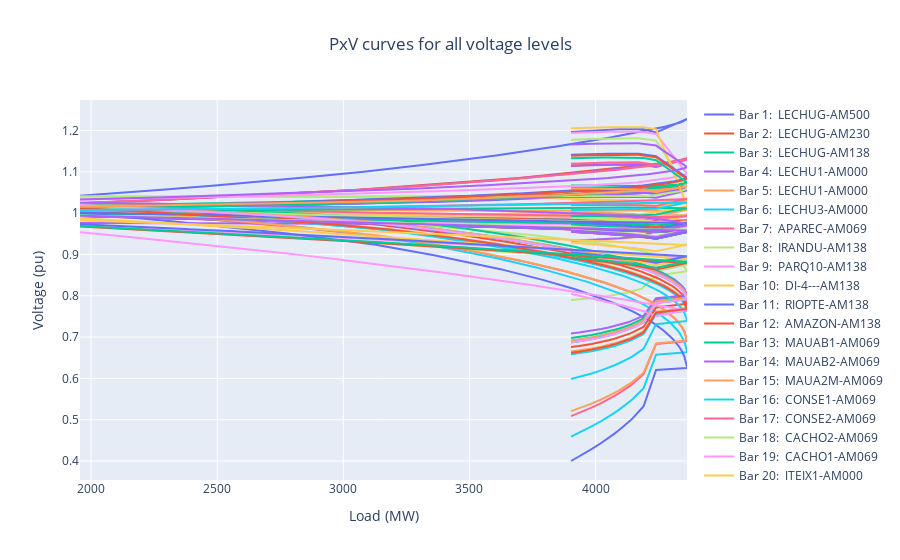

Notebook code cell kept with this figure:
### Markdown cell above
Plots

### Code cell
fig = go.Figure()

voltage_to_be_filtered = None

filtered_bars = filter_by_voltage(bars, voltage_to_be_filtered)

for index, bar in enumerate(filtered_bars):
    data = bar.df.T
    
    fig.add_trace(
        go.Scatter(x= data.values[0],
                   y= data.values[1],
                   mode= 'lines',
                   name= f'Bar {index + 1}: {bar.name}')
    )

fig.update_layout(
    xaxis_title= 'Load (MW)',
    yaxis_title= 'Voltage (pu)',
    title= f'PxV curves for all voltage levels' \
            if voltage_to_be_filtered == None \
            else f'PxV curves for {voltage_to_be_filtered}kV voltage level',
    title_x= 0.5
)

fig.show()

### Figure 1 — Plotly figure (JSON) as saved in the notebook; plotly's stock layout.template omitted (floating-point values rounded to 4 significant figures; data arrays with more than 128 entries replaced by an {"elided": "..."} marker saying what was removed)
{"data": [{"mode": "lines", "name": "Bar 1:  LECHUG-AM500", "type": "scatter", "x": {"elided": "269 float values"}, "y": {"elided": "269 float values"}}, {"mode": "lines", "name": "Bar 2:  LECHUG-AM230", "type": "scatter", "x": {"elided": "269 float values"}, "y": {"elided": "269 float values"}}, {"mode": "lines", "name": "Bar 3:  LECHUG-AM138", "type": "scatter", "x": {"elided": "269 float values"}, "y": {"elided": "269 float values"}}, {"mode": "lines", "name": "Bar 4:  LECHU1-AM000", "type": "scatter", "x": {"elided": "269 float values"}, "y": {"elided": "269 float values"}}, {"mode": "lines", "name": "Bar 5:  LECHU1-AM000", "type": "scatter", "x": {"elided": "269 float values"}, "y": {"elided": "269 float values"}}, {"mode": "lines", "name": "Bar 6:  LECHU3-AM000", "type": "scatter", "x": {"elided": "269 float values"}, "y": {"elided": "269 float values"}}, {"mode": "lines", "name": "Bar 7:  APAREC-AM069", "type": "scatter", "x": {"elided": "269 float values"}, "y": {"elided": "269 float values"}}, {"mode": "lines", "name": "Bar 8:  IRANDU-AM138", "type": "scatter", "x": {"elided": "269 float values"}, "y": {"elided": "269 float values"}}, {"mode": "lines", "name": "Bar 9:  PARQ10-AM138", "type": "scatter", "x": {"elided": "269 float values"}, "y": {"elided": "269 float values"}}, {"mode": "lines", "name": "Bar 10:  DI-4---AM138", "type": "scatter", "x": {"elided": "269 float values"}, "y": {"elided": "269 float values"}}, {"mode": "lines", "name": "Bar 11:  RIOPTE-AM138", "type": "scatter", "x": {"elided": "269 float values"}, "y": {"elided": "269 float values"}}, {"mode": "lines", "name": "Bar 12:  AMAZON-AM138", "type": "scatter", "x": {"elided": "269 float values"}, "y": {"elided": "269 float values"}}, {"mode": "lines", "name": "Bar 13:  MAUAB1-AM069", "type": "scatter", "x": {"elided": "269 float values"}, "y": {"elided": "269 float values"}}, {"mode": "lines", "name": "Bar 14:  MAUAB2-AM069", "type": "scatter", "x": {"elided": "269 float values"}, "y": {"elided": "269 float values"}}, {"mode": "lines", "name": "Bar 15:  MAUA2M-AM069", "type": "scatter", "x": {"elided": "269 float values"}, "y": {"elided": "269 float values"}}, {"mode": "lines", "name": "Bar 16:  CONSE1-AM069", "type": "scatter", "x": {"elided": "269 float values"}, "y": {"elided": "269 float values"}}, {"mode": "lines", "name": "Bar 17:  CONSE2-AM069", "type": "scatter", "x": {"elided": "269 float values"}, "y": {"elided": "269 float values"}}, {"mode": "lines", "name": "Bar 18:  CACHO2-AM069", "type": "scatter", "x": {"elided": "269 float values"}, "y": {"elided": "269 float values"}}, {"mode": "lines", "name": "Bar 19:  CACHO1-AM069", "type": "scatter", "x": {"elided": "269 float values"}, "y": {"elided": "269 float values"}}, {"mode": "lines", "name": "Bar 20:  JTEIX1-AM000", "type": "scatter", "x": {"elided": "269 float values"}, "y": {"elided": "269 float values"}}, {"mode": "lines", "name": "Bar 21:  JTEIX2-AM000", "type": "scatter", "x": {"elided": "269 float values"}, "y": {"elided": "269 float values"}}, {"mode": "lines", "name": "Bar 22:  JTEIX3-AM000", "type": "scatter", "x": {"elided": "269 float values"}, "y": {"elided": "269 float values"}}, {"mode": "lines", "name": "Bar 23:  JTEIX4-AM000", "type": "scatter", "x": {"elided": "269 float values"}, "y": {"elided": "269 float values"}}, {"mode": "lines", "name": "Bar 24:  JTEIX5-AM000", "type": "scatter", "x": {"elided": "269 float values"}, "y": {"elided": "269 float values"}}, {"mode": "lines", "name": "Bar 25:  FLORES-AM069", "type": "scatter", "x": {"elided": "269 float values"}, "y": {"elided": "269 float values"}}, {"mode": "lines", "name": "Bar 26:  AMBEV--AM069", "type": "scatter", "x": {"elided": "269 float values"}, "y": {"elided": "269 float values"}}, {"mode": "lines", "name": "Bar 27:  PNEGRA-AM069", "type": "scatter", "x": {"elided": "269 float values"}, "y": {"elided": "269 float values"}}, {"mode": "lines", "name": "Bar 28:  MAU3-4-AM000", "type": "scatter", "x": {"elided": "269 float values"}, "y": {"elided": "269 float values"}}, {"mode": "lines", "name": "Bar 29:  PIEPNG-AM069", "type": "scatter", "x": {"elided": "269 float values"}, "y": {"elided": "269 float values"}}, {"mode": "lines", "name": "Bar 30:  PIEPNGUTE013", "type": "scatter", "x": {"elided": "269 float values"}, "y": {"elided": "269 float values"}}, {"mode": "lines", "name": "Bar 31:  PISMAE-AM069", "type": "scatter", "x": {"elided": "269 float values"}, "y": {"elided": "269 float values"}}, {"mode": "lines", "name": "Bar 32:  SHOPMA-AM069", "type": "scatter", "x": {"elided": "269 float values"}, "y": {"elided": "269 float values"}}, {"mode": "lines", "name": "Bar 33:  SERING-AM069", "type": "scatter", "x": {"elided": "269 float values"}, "y": {"elided": "269 float values"}}, {"mode": "lines", "name": "Bar 34:  MANAUS-AM230", "type": "scatter", "x": {"elided": "269 float values"}, "y": {"elided": "269 float values"}}, {"mode": "lines", "name": "Bar 35:  MANA1A-AM069", "type": "scatter", "x": {"elided": "269 float values"}, "y": {"elided": "269 float values"}}, {"mode": "lines", "name": "Bar 36:  MANAU2-AM069", "type": "scatter", "x": {"elided": "269 float values"}, "y": {"elided": "269 float values"}}, {"mode": "lines", "name": "Bar 37:  CROCHA-AM230", "type": "scatter", "x": {"elided": "269 float values"}, "y": {"elided": "269 float values"}}, {"mode": "lines", "name": "Bar 38:  CROCHAUTE013", "type": "scatter", "x": {"elided": "269 float values"}, "y": {"elided": "269 float values"}}, {"mode": "lines", "name": "Bar 39:  BALBIN-AM230", "type": "scatter", "x": {"elided": "269 float values"}, "y": {"elided": "269 float values"}}, {"mode": "lines", "name": "Bar 40:  BALBI1UHE013", "type": "scatter", "x": {"elided": "269 float values"}, "y": {"elided": "269 float values"}}, {"mode": "lines", "name": "Bar 41:  P.FIG.-AM069", "type": "scatter", "x": {"elided": "269 float values"}, "y": {"elided": "269 float values"}}, {"mode": "lines", "name": "Bar 42:  P.FIG.-AM069", "type": "scatter", "x": {"elided": "269 float values"}, "y": {"elided": "269 float values"}}, {"mode": "lines", "name": "Bar 43:  P.FIG.-AM013", "type": "scatter", "x": {"elided": "269 float values"}, "y": {"elided": "269 float values"}}, {"mode": "lines", "name": "Bar 44:  P.FIG.-AM230", "type": "scatter", "x": {"elided": "269 float values"}, "y": {"elided": "269 float values"}}, {"mode": "lines", "name": "Bar 45:  DISTR1-AM069", "type": "scatter", "x": {"elided": "269 float values"}, "y": {"elided": "269 float values"}}, {"mode": "lines", "name": "Bar 46:  CESPEC-AM069", "type": "scatter", "x": {"elided": "269 float values"}, "y": {"elided": "269 float values"}}, {"mode": "lines", "name": "Bar 47:  MANA-1-AM000", "type": "scatter", "x": {"elided": "269 float values"}, "y": {"elided": "269 float values"}}, {"mode": "lines", "name": "Bar 48:  MANA-2-AM000", "type": "scatter", "x": {"elided": "269 float values"}, "y": {"elided": "269 float values"}}, {"mode": "lines", "name": "Bar 49:  MANA-3-AM000", "type": "scatter", "x": {"elided": "269 float values"}, "y": {"elided": "269 float values"}}, {"mode": "lines", "name": "Bar 50:  MANA-4-AM000", "type": "scatter", "x": {"elided": "269 float values"}, "y": {"elided": "269 float values"}}, {"mode": "lines", "name": "Bar 51:  CIDNOV-AM069", "type": "scatter", "x": {"elided": "269 float values"}, "y": {"elided": "269 float values"}}, {"mode": "lines", "name": "Bar 52:  DISTR2-AM069", "type": "scatter", "x": {"elided": "269 float values"}, "y": {"elided": "269 float values"}}, {"mode": "lines", "name": "Bar 53:  TAMBAQ-AM069", "type": "scatter", "x": {"elided": "269 float values"}, "y": {"elided": "269 float values"}}, {"mode": "lines", "name": "Bar 54:  PIETBQUTE013", "type": "scatter", "x": {"elided": "269 float values"}, "y": {"elided": "269 float values"}}, {"mode": "lines", "name": "Bar 55:  SJOSE--AM069", "type": "scatter", "x": {"elided": "269 float values"}, "y": {"elided": "269 float values"}}, {"mode": "lines", "name": "Bar 56:  PLACIB-AM069", "type": "scatter", "x": {"elided": "269 float values"}, "y": {"elided": "269 float values"}}, {"mode": "lines", "name": "Bar 57:  STOANT-AM069", "type": "scatter", "x": {"elided": "269 float values"}, "y": {"elided": "269 float values"}}, {"mode": "lines", "name": "Bar 58:  SIVAM--AM069", "type": "scatter", "x": {"elided": "269 float values"}, "y": {"elided": "269 float values"}}, {"mode": "lines", "name": "Bar 59:  MANACA-AM069", "type": "scatter", "x": {"elided": "269 float values"}, "y": {"elided": "269 float values"}}, {"mode": "lines", "name": "Bar 60:  IRANDU-AM069", "type": "scatter", "x": {"elided": "269 float values"}, "y": {"elided": "269 float values"}}, {"mode": "lines", "name": "Bar 61:  REDENC-AM069", "type": "scatter", "x": {"elided": "269 float values"}, "y": {"elided": "269 float values"}}, {"mode": "lines", "name": "Bar 62:  MARAPA-AM069", "type": "scatter", "x": {"elided": "269 float values"}, "y": {"elided": "269 float values"}}, {"mode": "lines", "name": "Bar 63:  MAUA-3-AM230", "type": "scatter", "x": {"elided": "269 float values"}, "y": {"elided": "269 float values"}}, {"mode": "lines", "name": "Bar 64:  MAUA-3-AM138", "type": "scatter", "x": {"elided": "269 float values"}, "y": {"elided": "269 float values"}}, {"mode": "lines", "name": "Bar 65:  MAUA-3-AM069", "type": "scatter", "x": {"elided": "269 float values"}, "y": {"elided": "269 float values"}}, {"mode": "lines", "name": "Bar 66:  MUBL4M-AM069", "type": "scatter", "x": {"elided": "269 float values"}, "y": {"elided": "269 float values"}}, {"mode": "lines", "name": "Bar 67:  J.TEIX-AM230", "type": "scatter", "x": {"elided": "269 float values"}, "y": {"elided": "269 float values"}}, {"mode": "lines", "name": "Bar 68:  J.TEIX-AM138", "type": "scatter", "x": {"elided": "269 float values"}, "y": {"elided": "269 float values"}}, {"mode": "lines", "name": "Bar 69:  MUBL4D-AM069", "type": "scatter", "x": {"elided": "269 float values"}, "y": {"elided": "269 float values"}}, {"mode": "lines", "name": "Bar 70:  MUTIRA-AM138", "type": "scatter", "x": {"elided": "269 float values"}, "y": {"elided": "269 float values"}}, {"mode": "lines", "name": "Bar 71:  CGRAND-AM138", "type": "scatter", "x": {"elided": "269 float values"}, "y": {"elided": "269 float values"}}, {"mode": "lines", "name": "Bar 72:  COMPEN-AM138", "type": "scatter", "x": {"elided": "269 float values"}, "y": {"elided": "269 float values"}}, {"mode": "lines", "name": "Bar 73:  CENTRO-AM138", "type": "scatter", "x": {"elided": "269 float values"}, "y": {"elided": "269 float values"}}, {"mode": "lines", "name": "Bar 74:  DISTR3-AM138", "type": "scatter", "x": {"elided": "269 float values"}, "y": {"elided": "269 float values"}}, {"mode": "lines", "name": "Bar 75:  JARAQ2-AM138", "type": "scatter", "x": {"elided": "268 float values"}, "y": {"elided": "268 float values"}}, {"mode": "lines", "name": "Bar 76:  AE-SB5-AM230", "type": "scatter", "x": {"elided": "269 float values"}, "y": {"elided": "269 float values"}}], "layout": {"title": {"text": "PxV curves for all voltage levels", "x": 0.5}, "xaxis": {"title": {"text": "Load (MW)"}}, "yaxis": {"title": {"text": "Voltage (pu)"}}}}
